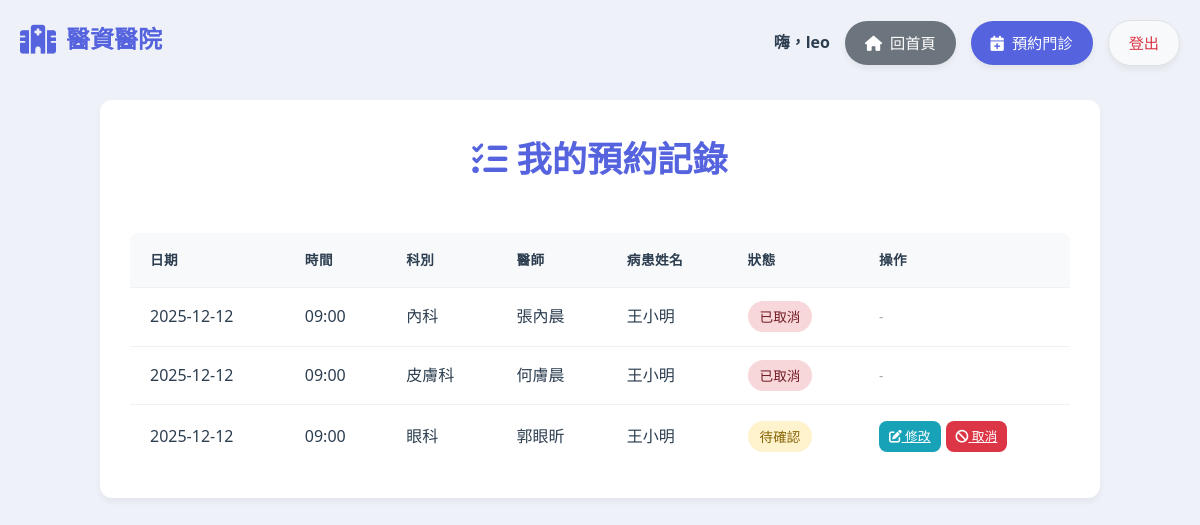
Page /appointment/list (signed in) on the committed database.
### tables this page shows
CREATE TABLE medical_appointments (
    id INTEGER PRIMARY KEY AUTOINCREMENT,
    username VARCHAR(100) NOT NULL,
    patient_name VARCHAR(100) NOT NULL,
    patient_phone VARCHAR(20) NOT NULL,
    department VARCHAR(100) NOT NULL,
    doctor_name VARCHAR(100) NOT NULL,
    appointment_date DATE NOT NULL,
    appointment_time TIME NOT NULL,
    symptoms TEXT,
    status VARCHAR(20) DEFAULT 'pending',
    created_at TIMESTAMP DEFAULT CURRENT_TIMESTAMP,
    updated_at TIMESTAMP DEFAULT CURRENT_TIMESTAMP
, patient_id VARCHAR(50));

### app.py (the view)
@app.route("/appointment/list")
@login_required
def appointment_list():
    conn = get_db_connection()
    if not conn:
        return render_template("appointment_list.html", username=session.get("user"),
                             appointments=[], error="無法連線到資料庫")
    try:
        username = session.get("user")
        cursor = conn.execute(
            "SELECT * FROM medical_appointments WHERE username=? ORDER BY appointment_date DESC, appointment_time DESC",
            (username,)
        )
        appointments = [dict(row) for row in cursor.fetchall()]
        for apt in appointments:
            if apt.get('appointment_date'):
                if not isinstance(apt['appointment_date'], str):
                    apt['appointment_date'] = apt['appointment_date'].strftime('%Y-%m-%d')
            if apt.get('appointment_time'):
                if not isinstance(apt['appointment_time'], str):
                    apt['appointment_time'] = apt['appointment_time'].strftime('%H:%M')
            if apt.get('created_at'):
                if not isinstance(apt['created_at'], str):
                    apt['created_at'] = apt['created_at'].strftime('%Y-%m-%d %H:%M:%S')
        return render_template("appointment_list.html", username=username,
                             appointments=appointments, success=request.args.get("success"))
    except Exception as e:
        return render_template("appointment_list.html", username=session.get("user"),
                             appointments=[], error=str(e))
    finally:
        conn.close()

### app.py (called while the page is built)
def get_db_connection():
    try:
        conn = sqlite3.connect(SQLITE_DB_FILE)
        conn.row_factory = sqlite3.Row  # 讓結果可以像字典一樣訪問
        return conn
    except Exception as e:
        print(f"[錯誤] 資料庫連線失敗: {e}")
        return None

def login_required(f):
    @wraps(f)
    def decorated_function(*args, **kwargs):
        if 'user' not in session: return redirect(url_for('login'))
        return f(*args, **kwargs)
    return decorated_function

### templates/appointment_list.html (shortened to what this page needs)
<!DOCTYPE html>
<html lang="zh-Hant">
<head>
    <link rel="stylesheet" href="{{ url_for('static', filename='style.css') }}">
    <link rel="stylesheet" href="https://cdnjs.cloudflare.com/ajax/libs/font-awesome/6.5.1/css/all.min.css">
</head>
<body>
    <div class="top-right-nav">
        {% if username %}
        <span class="user-welcome">嗨，{{ username }}</span>
        <a href="/home" class="nav-btn home-btn">
            <i class="fa-solid fa-house"></i> <span>回首頁</span>
        </a>
        <a href="/appointment" class="nav-btn primary">
            <i class="fa-solid fa-calendar-plus"></i> <span>預約門診</span>
        </a>
        <a href="/logout" class="nav-btn logout-btn">登出</a>
        {% else %}
        <a href="/login" class="nav-btn login-btn">登入</a>
        {% endif %}
    </div>
    <a href="/home" class="logo-container" title="返回首頁">
        <i class="fa-solid fa-hospital"></i>
        <span>醫資醫院</span>
    </a>
    <div class="page-container" style="max-width: 1000px;">
        <h1><i class="fa-solid fa-list-check"></i> 我的預約記錄</h1>
        {% if appointments %}
        <div class="table-responsive">
            <table class="table">
                <thead>
                    <tr>
                        <th>日期</th>
                        <th>時間</th>
                        <th>科別</th>
                        <th>醫師</th>
                        <th>病患姓名</th>
                        <th>狀態</th>
                        <th>操作</th>
                    </tr>
                </thead>
                <tbody>
                    {% for apt in appointments %}
                    <tr>
                        <td>{{ apt.appointment_date }}</td>
                        <td>{{ apt.appointment_time }}</td>
                        <td>{{ apt.department }}</td>
                        <td>{{ apt.doctor_name }}</td>
                        <td>{{ apt.patient_name }}</td>
                        <td>
                            <span class="status-badge
                                {% if apt.status == 'pending' %}status-pending
                                {% elif apt.status == 'canceled' %}status-canceled
                                {% else %}status-confirmed{% endif %}">
                                {% if apt.status == 'pending' %}待確認
                                {% elif apt.status == 'canceled' %}已取消
                                {% else %}已確認{% endif %}
                            </span>
                        </td>
                        <td>
                            {% if apt.status == 'pending' %}
                            <div style="display: flex; gap: 5px;">
                                <a href="/appointment/edit/{{ apt.id }}" class="btn btn-primary"
                                    style="padding: 5px 10px; font-size: 0.8rem; background-color: var(--info-color);">
                                    <i class="fa-solid fa-pen-to-square"></i> 修改
                                </a>
                                <a href="/appointment/cancel/{{ apt.id }}" class="btn btn-secondary"
                                    style="padding: 5px 10px; font-size: 0.8rem; background-color: var(--danger-color);"
                                    onclick="return confirm('確定要取消此預約嗎？\n此動作無法復原。');">
                                    <i class="fa-solid fa-ban"></i> 取消
                                </a>
                            </div>
                            {% else %}
                            <span style="color: #aaa; font-size: 0.85rem;">-</span>
                            {% endif %}
                        </td>
                    </tr>
                    {% endfor %}
                </tbody>
            </table>
        </div>
        {% else %}
        <div style="text-align: center; padding: 40px; color: #6c757d;">
            <i class="fa-regular fa-folder-open" style="font-size: 3rem; margin-bottom: 15px;"></i>
            <p>目前沒有預約記錄</p>
            <a href="/appointment" class="btn btn-primary" style="margin-top: 15px;">立即預約</a>
        </div>
        {% endif %}
    </div>
</body>
</html>

### static/style.css (style rules this page uses)
:root { --primary-color: #5563DE; --primary-hover: #4351C5; --secondary-color: #28a745; --info-color: #17a2b8; --danger-color: #dc3545; --dark-text: #2c3e50; --light-text: #6c757d; --bg-color: #eef1f7; --card-bg: #ffffff; --shadow: 0 4px 6px rgba(0, 0, 0, 0.05); --shadow-hover: 0 10px 15px rgba(0, 0, 0, 0.1); --radius: 12px; --transition: all 0.3s ease; }
* { box-sizing: border-box; margin: 0; padding: 0; }
body { font-family: 'Segoe UI', 'Roboto', 'Helvetica Neue', Arial, sans-serif; background-color: var(--bg-color); color: var(--dark-text); line-height: 1.6; min-height: 100vh; display: flex; flex-direction: column; }
.top-right-nav { position: absolute; top: 20px; right: 20px; display: flex; align-items: center; gap: 15px; z-index: 100; }
.user-welcome { font-weight: 600; color: var(--dark-text); }
.nav-btn { display: inline-flex; align-items: center; gap: 8px; padding: 10px 20px; border-radius: 50px; text-decoration: none; font-weight: 500; transition: var(--transition); box-shadow: var(--shadow); border: none; cursor: pointer; font-size: 0.95rem; }
.nav-btn.primary { background: var(--primary-color); color: white; }
.nav-btn.logout-btn { background: #f8f9fa; color: var(--danger-color); border: 1px solid #dee2e6; }
.nav-btn.home-btn { background: #6c757d; color: white; }
.logo-container { position: absolute; top: 20px; left: 20px; display: flex; align-items: center; gap: 10px; text-decoration: none; color: var(--primary-color); font-size: 1.5rem; font-weight: bold; z-index: 100; }
.logo-container i { font-size: 1.8rem; }
.page-container { max-width: 1000px; width: 95%; margin: 100px auto 40px; background: var(--card-bg); padding: 30px; border-radius: var(--radius); box-shadow: var(--shadow); }
h1 { font-size: 2.2rem; color: var(--primary-color); margin-bottom: 2rem; text-align: center; font-weight: 700; }
.btn { padding: 12px 24px; border: none; border-radius: 8px; font-size: 1rem; font-weight: 500; cursor: pointer; transition: var(--transition); display: inline-block; text-align: center; }
.btn-primary { background: var(--primary-color); color: white; }
.btn-secondary { background: #6c757d; color: white; }
.table-responsive { overflow-x: auto; }
.table { width: 100%; border-collapse: collapse; margin-top: 15px; background: white; border-radius: 8px; overflow: hidden; }
.table th, .table td { padding: 16px 20px; text-align: left; border-bottom: 1px solid #eef1f7; }
.table th { background: #f8f9fa; font-weight: 600; color: var(--dark-text); text-transform: uppercase; font-size: 0.85rem; letter-spacing: 0.5px; }
.table tr:last-child td { border-bottom: none; }
.status-badge { padding: 6px 12px; border-radius: 20px; font-size: 0.85rem; font-weight: 500; text-transform: capitalize; }
.status-pending { background: #fff3cd; color: #856404; }
.status-canceled { background: #f8d7da; color: #721c24; }

### rows in the picture
medical_appointments: appointment_date "2025-12-12", appointment_time "09:00", department "內科", doctor_name "張內晨", patient_name "王小明", status "已取消"
medical_appointments: appointment_date "2025-12-12", appointment_time "09:00", department "皮膚科", doctor_name "何膚晨", patient_name "王小明", status "已取消"
medical_appointments: appointment_date "2025-12-12", appointment_time "09:00", department "眼科", doctor_name "郭眼昕", patient_name "王小明", status "待確認"

### other values in the picture
{{ username }} "leo"
